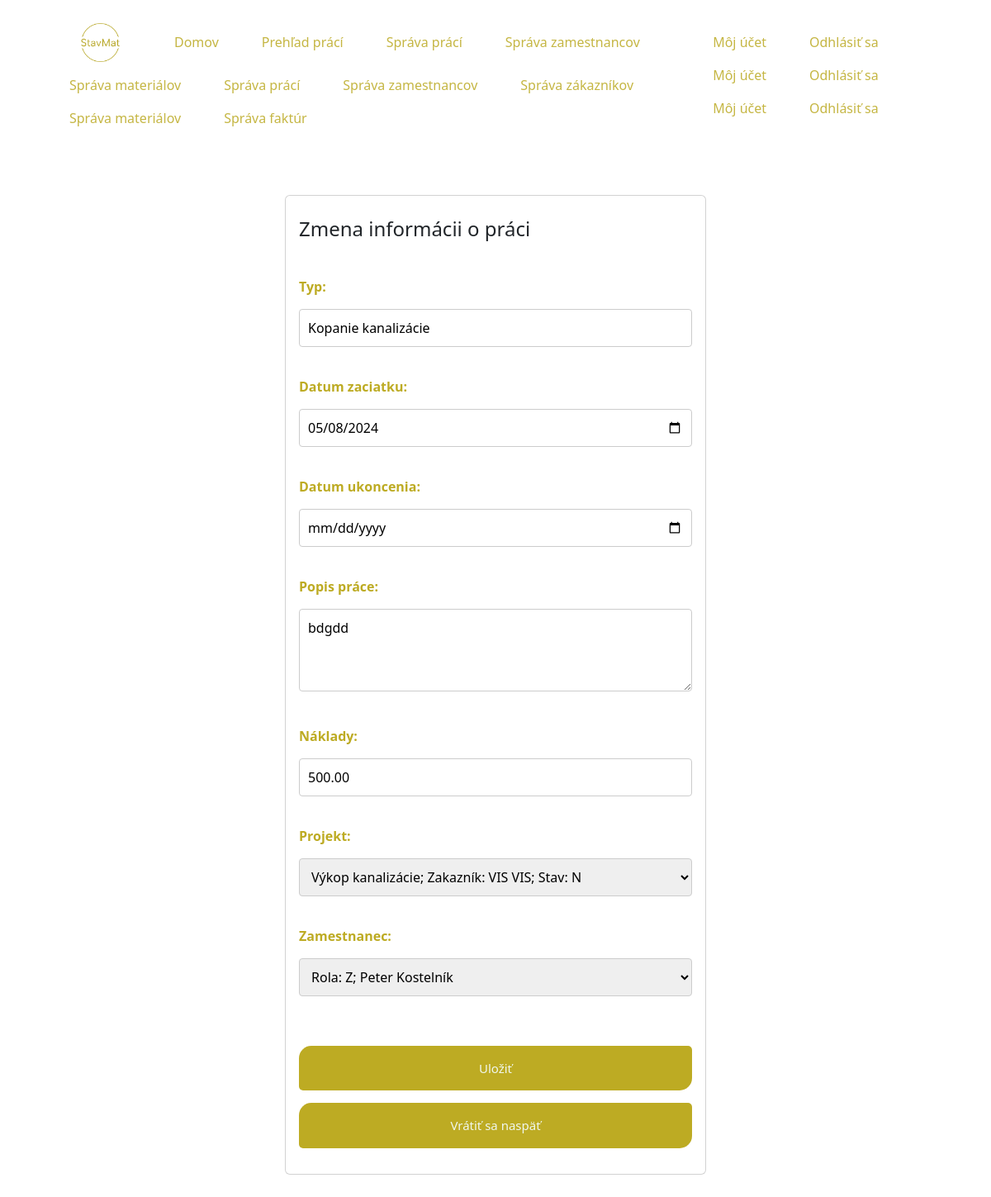
Page /employee/work/info/edit/2/ (signed in) on the committed database.
### stavMat/models.py (models this page shows, shortened)
class Praca(models.Model):
    typ = models.CharField(max_length=50)
    datum_zaciatku = models.DateField(verbose_name='Dátum začiatku')
    datum_ukoncenia = models.DateField(null=True, blank=True, verbose_name='Dátum ukončenia')
    popis_prace = models.TextField(verbose_name='Popis práce')
    naklady = models.DecimalField(max_digits=10, decimal_places=2, verbose_name='Náklady')
    projekt = models.ForeignKey('Projekt', null=True, on_delete=models.CASCADE)
    zamestnanec = models.ForeignKey('Zamestnanec', null=True, on_delete=models.CASCADE)

### stavMat/views.py (the view)
# urls.py: path('employee/work/info/edit/<int:praca_id>/', views.work_edit, name='work_edit'),
@login_required
def work_edit(request, praca_id):
    user = request.user
    praca = Praca.objects.get(pk=praca_id)
    pouzity_material = PouzityMaterial.objects.filter(praca=praca)
    if request.method == 'POST':
        praca_form = PracaForm(request.POST, instance=praca)
        if praca_form.is_valid():
            praca_form.save()
            messages.success(request, 'Práca bola úspešne upravená.')
            return redirect('employee_work')
        else:
            messages.error(request, 'Práca nebola upravená.')
    else:
        praca_form = PracaForm(instance=praca)
    return render(request, 'stavMat/login_employee_praca_info_change.html',
                  {'praca': praca, 'praca_form': praca_form, 'user': user, 'pouzity_material': pouzity_material})

### stavMat/forms.py
class PracaForm(forms.ModelForm):
    datum_zaciatku = forms.DateField(widget=forms.DateInput(attrs={'type': 'date'}))
    datum_ukoncenia = forms.DateField(widget=forms.DateInput(attrs={'type': 'date'}), required=False)
    class Meta:
        model = Praca
        fields = '__all__'

### stavMat/models.py (called while the page is built)
    def __str__(self):
        return f'{self.nazov}; Zakazník: {self.zakaznik.meno} {self.zakaznik.priezvisko}; Stav: {self.stav}'

    def __str__(self):
        return f'Rola: {self.role}; {self.meno} {self.priezvisko}'

### stavMat/templates/stavMat/login_employee_praca_info_change.html
{% extends "stavMat/base_customer.html" %}
{% load static %}
{% block head %}
    <link href="{% static 'register_customer.css' %}" rel="stylesheet">
    <link href="{% static 'form_base.css' %}" rel="stylesheet">
{% endblock %}
{% block body %}
    <div class="container section">
        <div class="card">
            <div class="card-body">
                <h4 class="card-title">Zmena informácii o práci</h4>
                <form action="{% url 'work_edit' praca.pk %}" method="post">{% csrf_token %}
                    <div class="row mb-4">
                        {{ praca_form.as_p }}
                    </div>
                    <button class="btn" type="submit">Uložiť</button>
                </form>
                <div class="row">
                    <div class="col">
                        <a class="btn" type="submit" href="{% url 'employee_work' %}">Vrátiť sa naspäť</a>
                    </div>
                </div>
            </div>
        </div>
    </div>
{% endblock %}

### stavMat/templates/stavMat/base_customer.html (shortened to what this page needs)
{% load static %}
<!DOCTYPE html>
<html lang="cz">
<head>
    <link href="https://cdn.jsdelivr.net/npm/bootstrap@5.3.3/dist/css/bootstrap.min.css" rel="stylesheet"
>
    <link href="{% static 'customer_index.css' %}" rel="stylesheet">
    {% block head %}
    {% endblock %}
</head>
<body>
<div class="container-fluid px-5 pb-2 header">
    <div class="left-items">
        <ul class="nav">
            <li class="nav-item">
                <a class="nav-link" href="{% url 'index' %}">
                    <img src="{% static 'resources/Logo.png' %}" width="75" height="46.76">
                </a>
            </li>
            <li class="nav-item">
                <a class="nav-link active" href="{% url 'customer' %}">Domov</a>
            </li>
            {% if user.is_authenticated %}
                {% if user.groups.all %}
                    {% for group in user.groups.all %}
                        {% if group.name == 'Zamestnanec' %}
                            <li class="nav-item">
                                <a class="nav-link" href="{% url 'employee_work' %}">Prehľad prácí</a>
                            </li>
                        {% endif %}
                        {% if group.name == 'Hlavný zamestnanec' %}
                            <li class="nav-item">
                                <a class="nav-link" href="{% url 'employee_work' %}">Správa prácí</a>
                            </li>
                            <li class="nav-item">
                                <a class="nav-link" href="{% url 'employee_details' %}">Správa zamestnancov</a>
                            </li>
                            <li class="nav-item">
                                <a class="nav-link" href="{% url 'employee_materials' %}">Správa materiálov</a>
                            </li>
                        {% endif %}
                        {% if group.name == 'Vedúci podniku' %}
                            <li class="nav-item">
                                <a class="nav-link" href="{% url 'employee_work' %}">Správa prácí</a>
                            </li>
                            <li class="nav-item">
                                <a class="nav-link" href="{% url 'employee_details' %}">Správa zamestnancov</a>
                            </li>
                            <li class="nav-item">
                                <a class="nav-link" href="{% url 'employee_customer' %}">Správa zákazníkov</a>
                            </li>
                            <li class="nav-item">
                                <a class="nav-link" href="{% url 'employee_materials' %}">Správa materiálov</a>
                            </li>
                            <li class="nav-item">
                                <a class="nav-link" href="{% url 'employee_faktura' %}">Správa faktúr</a>
                            </li>
                        {% endif %}
                    {% endfor %}
                {% endif %}
            {% endif %}
        </ul>
    </div>
    <div class="right-items">
        <ul class="nav">
            {% if user.is_authenticated %}
                {% for group in user.groups.all %}
                    {% if group.name == 'Zákazník' %}
                        <li class="nav-item">
                            <a class="nav-link" href="{% url 'user_account' %}">Môj účet</a>
                        </li>
                        <li class="nav-item">
                            <a class="nav-link" href="{% url 'logout_customer' %}">Odhlásiť sa</a>
                        </li>
                    {% else %}
                        <li class="nav-item">
                            <a class="nav-link" href="{% url 'employee_account' %}">Môj účet</a>
                        </li>
                        <li class="nav-item">
                            <a class="nav-link" href="{% url 'logout_employee' %}">Odhlásiť sa</a>
                        </li>
                    {% endif %}
                {% endfor %}
            {% endif %}
        </ul>
    </div>
</div>
{% block body %}
{% endblock %}
</body>
</html>

### stavMat/static/customer_index.css (style rules this page uses)
.header { display: flex; justify-content: space-between; align-items: center; margin: 20px auto; }
.nav { display: flex; align-items: center; padding: 0; margin: 0; }
.nav-item { margin-left: 20px; }
a.nav-link { color: #C5B643; text-decoration: none; }

### stavMat/static/register_customer.css (style rules this page uses)
.section { display: flex; align-items: center; justify-content: center; padding: 45px; max-width: 75vh; }
.card-title { padding: 10px 0 35px 0; }

### stavMat/static/form_base.css (style rules this page uses)
.btn { margin: 0 0 15px 0; padding: 15px; background-color: #BDAB23; color: #F0F7EE; font-size: 15px; width: 100%; border-radius: 15px 5px 15px 5px; }
input[type="text"], input[type="password"], input[type="number"], input[type="date"] { width: 100%; padding: 10px; margin: 5px 0 20px 0; border: 1px solid #ccc; border-radius: 4px; box-sizing: border-box; }
select { width: 100%; padding: 10px; margin: 5px 0 20px 0; border: 1px solid #ccc; border-radius: 4px; box-sizing: border-box; }
label { display: block; font-weight: bold; margin-bottom: 10px; color: #BDAB23; }
textarea { width: 100%; padding: 10px; margin: 5px 0 20px 0; border: 1px solid #ccc; border-radius: 4px; box-sizing: border-box; resize: vertical; height: 100px; }

### rows in the picture
Praca: typ "Kopanie kanalizácie", datum_zaciatku "05/08/2024", popis_prace "bdgdd", naklady "500.00", projekt "Výkop kanalizácie; Zakazník: VIS VIS; Stav: N", zamestnanec "Rola: Z; Peter Kostelník"
